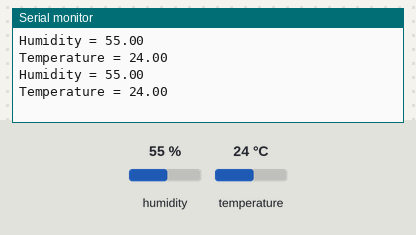
Bench run of a sketch on a simulated Arduino Uno, built with avr-gcc and run on an emulated ATmega328P. On the bench: the last lines printed to the serial monitor. The test bench sets the inputs (shaded band); at power-on: humidity 55 %, temperature 24 °C.

Above: at 2.8 s.
2.9 s: humidity set to 22 %
At 4.7 s:
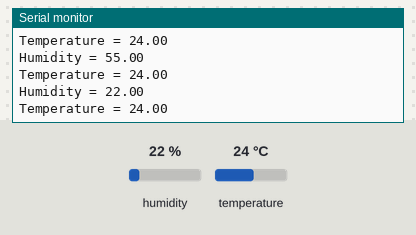
5.6 s: temperature set to 12 °C
At 7.2 s:
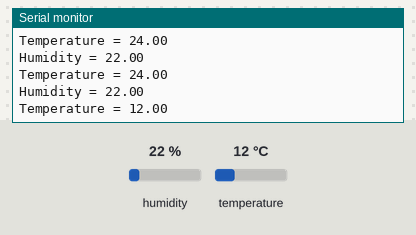
8.3 s: humidity set to 40 %
At 10.8 s:
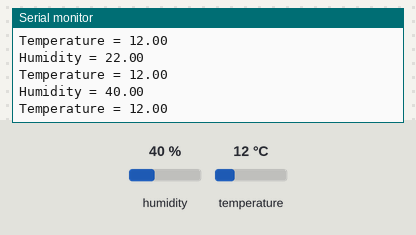
Timing chart, 0 to 12.3 s (numbered marks = the images above; inputs shaded):
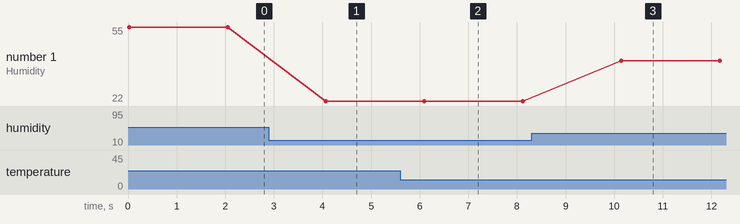

The sketch:

DHT11.ino
```cpp
#include <DHT.h>
#include <DHT_U.h>

#define DHTPIN 2 //Declare the pin connected
#define DHTTYPE DHT11 //Declare the Specific Sensor being used

DHT dht(DHTPIN, DHTTYPE);//Initialize the sensor

void setup(){
  Serial.begin(9600);//Initialize Serial monitor
  dht.begin();
}

void loop(){
  float h = dht.readHumidity();
  float t = dht.readTemperature();
  if (isnan(h) || isnan(t)) {
      Serial.println("Failed to read from DHT sensor!");
  }else{
      Serial.print("Humidity = ");
      Serial.println(h);
      Serial.print("Temperature = ");
      Serial.println(t);

  }
  delay(2000);
}
```

Measured:
- after the input at 2.9 s, the serial monitor: prints a new line after 1.2 s (image 1)
- after the input at 5.6 s, the serial monitor: prints a new line after 0.52 s (image 2)
- after the input at 8.3 s, the serial monitor: prints a new line after 1.8 s (image 3)
- plotted number 1: 55 → 22 after the input at 2.9 s, 22 → 40 after the input at 8.3 s
